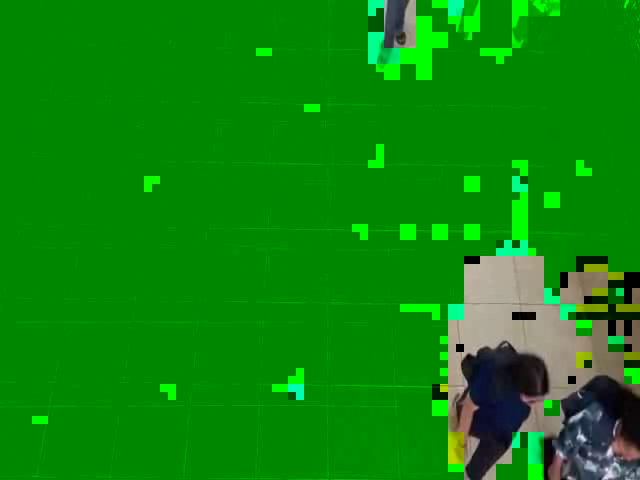
#> input picture frame 94 of test3.avi, 640 x 480 px
$ python app.py
#> lines starting #> are read from the running program, lines starting #| are printed output that depends on the picture; after the words box and inside, x2 and y2 are one past the last pixel; in counts of white or black regions, pixels touching at a corner belong together
import numpy as np
import cv2 as cv
import time
from random import randint

class MyPerson:
    def __init__(self, i, xi, yi, max_age):
        self.i = i
        self.x = xi
        self.y = yi
        self.tracks = []
        self.R = randint(0, 255)
        self.G = randint(0, 255)
        self.B = randint(0, 255)
        self.done = False
        self.state = '0'
        self.age = 0
        self.max_age = max_age

    def getRGB(self):
        return (self.R, self.G, self.B)

    def getId(self):
        return self.i

    def getX(self):
        return self.x

    def getY(self):
        return self.y

    def updateCoords(self, xn, yn):
        self.age = 0
        self.tracks.append([self.x, self.y])
        self.x = xn
        self.y = yn

    def setDone(self):
        self.done = True

    def timedOut(self):
        return self.done

    def crossingLine(self, line_y):
        if len(self.tracks) >= 2:
            if self.tracks[-1][1] < line_y and self.tracks[-2][1] >= line_y:  # crossed down (entry)
                return 'entry'  # Changed to 'entry' for entering
            elif self.tracks[-1][1] > line_y and self.tracks[-2][1] <= line_y:  # crossed up (exit)
                return 'exit'  # Changed to 'exit' for exiting
        return None

    def age_one(self):
        self.age += 1
        if self.age > self.max_age:
            self.done = True

# Initialize counters
cnt_entry = 0
cnt_exit = 0

# Video capture
cap = cv.VideoCapture("test3.avi")

# Frame dimensions
h, w = 480, 640
frameArea = h * w
areaTH = frameArea / 250

# Entry/exit line
line_y = int(5 * (h / 7))  # Adjust this value for the line's height
line_color = (255, 0, 0)  # Red color for the line

# Background subtractor
fgbg = cv.createBackgroundSubtractorMOG2(detectShadows=True)

# Structural elements for morphological filters
kernelOp = np.ones((3, 3), np.uint8)
kernelCl = np.ones((11, 11), np.uint8)

# Variables
font = cv.FONT_HERSHEY_SIMPLEX
persons = []
max_p_age = 5
pid = 1
min_area = 500  # Minimum contour area to consider as a valid detection

try:
    log = open('log.txt', "w")
except:
    print("Cannot open log file")

while cap.isOpened():
    ret, frame = cap.read()
#> frame is the input picture: shape (480, 640, 3); mean B, G, R 11.7, 135, 12.2
    if not ret:
        break

    # Age every person one frame
    for person in persons:
        person.age_one()

    # Apply background subtraction
    fgmask = fgbg.apply(frame)
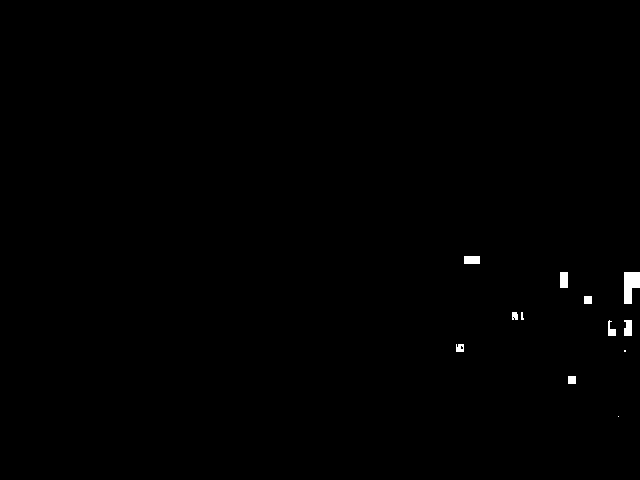
#> fgmask: shape (480, 640); values 127 (black) and 255 (white), 0.35% white; 12 white regions (3 under 20 px), largest, box (x1, y1, x2, y2) and area: (624, 272, 640, 304) 384, (464, 256, 480, 264) 128, (560, 272, 568, 288) 128

    # Binarization and morphological operations
    ret, imBin = cv.threshold(fgmask, 200, 255, cv.THRESH_BINARY)
    mask = cv.morphologyEx(imBin, cv.MORPH_OPEN, kernelOp)
    mask = cv.morphologyEx(mask, cv.MORPH_CLOSE, kernelCl)
#> mask: shape (480, 640); 0.35% white; 8 white regions

    contours0, _ = cv.findContours(mask, cv.RETR_EXTERNAL, cv.CHAIN_APPROX_SIMPLE)
#> contours0 = 8 contours; box (x1, y1, x2, y2) and area: (624, 272, 640, 304) 338, (608, 320, 632, 336) 186, (560, 272, 568, 288) 105, (464, 256, 480, 264) 105, (568, 376, 576, 384) 49, (584, 296, 592, 304) 49, (456, 344, 464, 352) 29, (512, 312, 518, 320) 26

    # Modify detection logic
    for cnt in contours0:
        area = cv.contourArea(cnt)
        if area > min_area:  # Only consider contours above the minimum area
            M = cv.moments(cnt)
            if M['m00'] == 0:  # Prevent division by zero
                continue
            cx = int(M['m10'] / M['m00'])
            cy = int(M['m01'] / M['m00'])

            new_person = True
            for person in persons:
                # Check proximity and update if close enough
                if abs(cx - person.getX()) < 20 and abs(cy - person.getY()) < 20:  # Proximity threshold
                    new_person = False
                    person.updateCoords(cx, cy)
                    crossing = person.crossingLine(line_y)
                    if crossing == 'entry':
                        cnt_entry += 1
                        log.write(f"ID: {person.getId()} is entering the college at {time.strftime('%c')}\n")
                    elif crossing == 'exit':
                        cnt_exit += 1
                        log.write(f"ID: {person.getId()} is exiting the college at {time.strftime('%c')}\n")
                    break

            # If it's a new person, add them to the tracking list
            if new_person:
                new_person_instance = MyPerson(pid, cx, cy, max_p_age)
                persons.append(new_person_instance)
                pid += 1

            # Draw detection
            cv.circle(frame, (cx, cy), 5, (0, 0, 255), -1)
            cv.rectangle(frame, (cx - 5, cy - 5), (cx + 5, cy + 5), (0, 255, 0), 2)
#> this loop made 8 passes
#> (cnt, area) on passes 1, 5, 7, 8: ([[568, 376], [568, 383], [575, 383], [575, 376]], 49), ([[584, 296], [584, 303], [591, 303], [591, 296]], 49), ([[560, 272], [560, 287], [567, 287], [567, 272]], 105), ([[464, 256], [464, 263], [479, 263], [479, 256]], 105)
#> area on passes 2, 3, 4, 6: 29, 186, 26.5, 337.5
#> after the loop, cnt_entry = 0; cnt_exit = 0; persons = []; pid = 1

    # Draw the detection line
    cv.line(frame, (0, line_y), (w, line_y), line_color, 2)

    # Display counts
    cv.putText(frame, f'Exiting the college: {cnt_entry}', (10, 40), font, 0.5, (255, 255, 255), 2, cv.LINE_AA)
    cv.putText(frame, f'Entering the college: {cnt_exit}', (10, 80), font, 0.5, (255, 255, 255), 2, cv.LINE_AA)
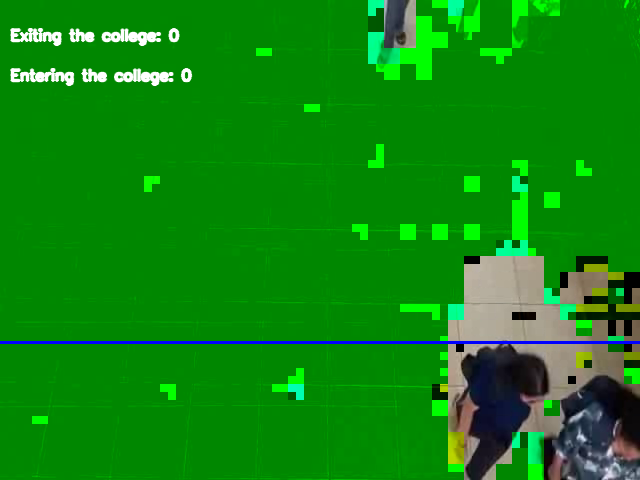
#> frame: shape (480, 640, 3); mean B, G, R 15.4, 135.3, 14.3

    # Show the frame
    cv.imshow('Frame', frame)

    if cv.waitKey(30) & 0xff == 27:  # Break on 'ESC'
#> (key Esc is pressed here)
        break

log.flush()
log.close()
cap.release()
cv.destroyAllWindows()

$ run again, starting later in the video
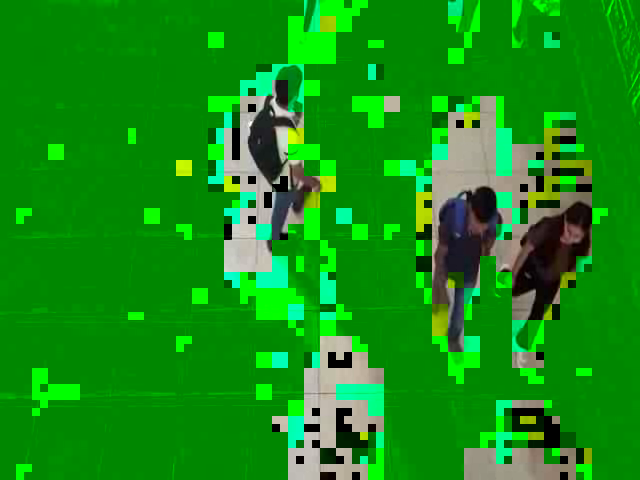
#> input picture frame 756 of test3.avi, 640 x 480 px
#> frame is the input picture: shape (480, 640, 3); mean B, G, R 20.2, 143.6, 19.4
#> `fgmask = fgbg.apply(frame)`:
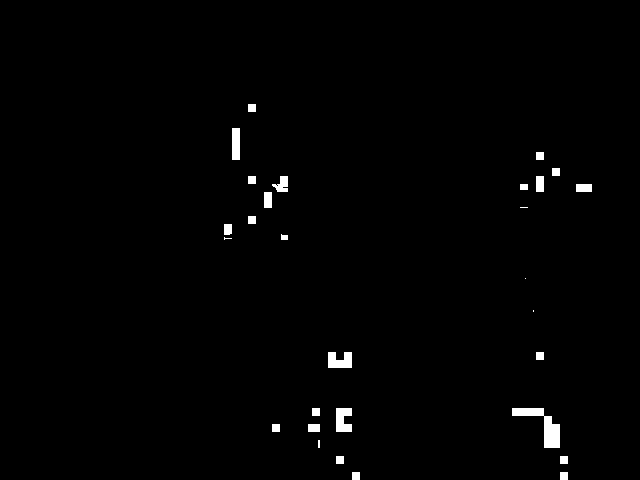
#> fgmask: shape (480, 640); values 127 (black) and 255 (white), 1% white; 29 white regions (5 under 20 px), largest, box (x1, y1, x2, y2) and area: (512, 408, 560, 448) 704, (328, 352, 352, 368) 320, (336, 408, 352, 432) 320
#> contours0 = 21 contours; largest, box (x1, y1, x2, y2) and area: (512, 408, 560, 448) 618, (336, 408, 352, 432) 345, (328, 352, 352, 368) 345, (232, 128, 240, 160) 217, (308, 408, 320, 432) 190
#> the loop `for cnt in contours0:` made 21 passes
#> (area, cx, cy) on pass 5: (618.5, 542, 425)
#> after the loop `for cnt in contours0:`: cnt_entry = 0; persons = 1 item; pid = 2
#> `cv.putText(frame, f'Entering the college: {cnt_exit}', (10, 80), font,..`:
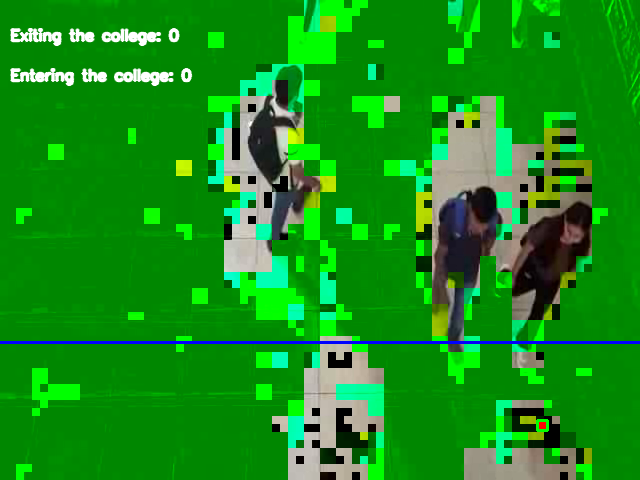
#> frame: shape (480, 640, 3); mean B, G, R 24, 143.8, 21.7
